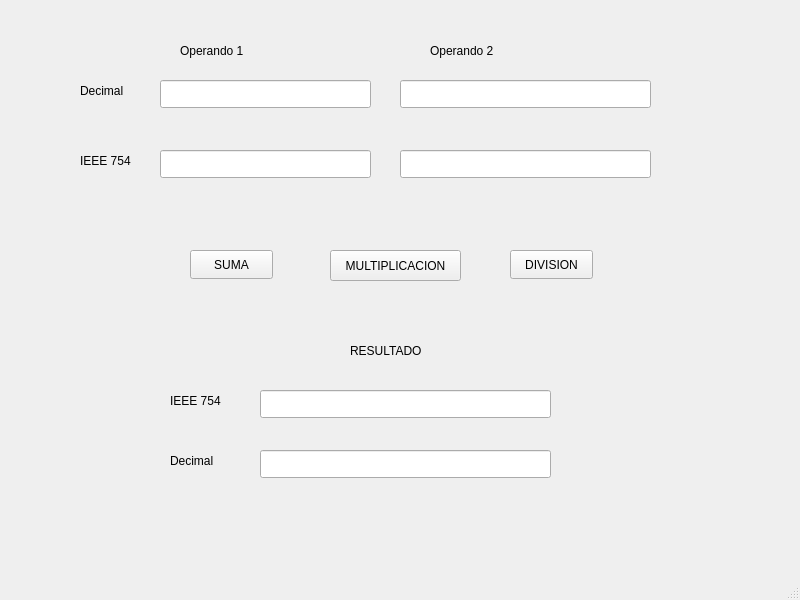
<?xml version="1.0" encoding="UTF-8"?>
<ui version="4.0">
 <class>MainWindow</class>
 <widget class="QMainWindow" name="MainWindow">
  <property name="geometry">
   <rect>
    <x>0</x>
    <y>0</y>
    <width>800</width>
    <height>600</height>
   </rect>
  </property>
  <property name="windowTitle">
   <string>MainWindow</string>
  </property>
  <widget class="QWidget" name="centralwidget">
   <widget class="QLineEdit" name="decimal1">
    <property name="geometry">
     <rect>
      <x>160</x>
      <y>80</y>
      <width>211</width>
      <height>28</height>
     </rect>
    </property>
    <property name="text">
     <string/>
    </property>
   </widget>
   <widget class="QLineEdit" name="decimal2">
    <property name="geometry">
     <rect>
      <x>400</x>
      <y>80</y>
      <width>251</width>
      <height>28</height>
     </rect>
    </property>
    <property name="text">
     <string/>
    </property>
   </widget>
   <widget class="QLineEdit" name="IEE1">
    <property name="geometry">
     <rect>
      <x>160</x>
      <y>150</y>
      <width>211</width>
      <height>28</height>
     </rect>
    </property>
    <property name="text">
     <string/>
    </property>
   </widget>
   <widget class="QLineEdit" name="IEE2">
    <property name="geometry">
     <rect>
      <x>400</x>
      <y>150</y>
      <width>251</width>
      <height>28</height>
     </rect>
    </property>
    <property name="text">
     <string/>
    </property>
   </widget>
   <widget class="QLineEdit" name="decimalRes">
    <property name="geometry">
     <rect>
      <x>260</x>
      <y>450</y>
      <width>291</width>
      <height>28</height>
     </rect>
    </property>
    <property name="text">
     <string/>
    </property>
   </widget>
   <widget class="QLineEdit" name="IEERes">
    <property name="geometry">
     <rect>
      <x>260</x>
      <y>390</y>
      <width>291</width>
      <height>28</height>
     </rect>
    </property>
    <property name="text">
     <string/>
    </property>
   </widget>
   <widget class="QLabel" name="label">
    <property name="geometry">
     <rect>
      <x>180</x>
      <y>30</y>
      <width>91</width>
      <height>41</height>
     </rect>
    </property>
    <property name="text">
     <string>Operando 1</string>
    </property>
   </widget>
   <widget class="QLabel" name="label_2">
    <property name="geometry">
     <rect>
      <x>430</x>
      <y>30</y>
      <width>91</width>
      <height>41</height>
     </rect>
    </property>
    <property name="text">
     <string>Operando 2</string>
    </property>
   </widget>
   <widget class="QLabel" name="label_3">
    <property name="geometry">
     <rect>
      <x>80</x>
      <y>70</y>
      <width>61</width>
      <height>41</height>
     </rect>
    </property>
    <property name="text">
     <string>Decimal</string>
    </property>
   </widget>
   <widget class="QLabel" name="label_4">
    <property name="geometry">
     <rect>
      <x>80</x>
      <y>140</y>
      <width>61</width>
      <height>41</height>
     </rect>
    </property>
    <property name="text">
     <string>IEEE 754</string>
    </property>
   </widget>
   <widget class="QPushButton" name="btnSuma">
    <property name="geometry">
     <rect>
      <x>190</x>
      <y>250</y>
      <width>83</width>
      <height>29</height>
     </rect>
    </property>
    <property name="text">
     <string>SUMA</string>
    </property>
   </widget>
   <widget class="QPushButton" name="btnMult">
    <property name="geometry">
     <rect>
      <x>330</x>
      <y>250</y>
      <width>131</width>
      <height>31</height>
     </rect>
    </property>
    <property name="text">
     <string>MULTIPLICACION</string>
    </property>
   </widget>
   <widget class="QPushButton" name="btnDivision">
    <property name="geometry">
     <rect>
      <x>510</x>
      <y>250</y>
      <width>83</width>
      <height>29</height>
     </rect>
    </property>
    <property name="text">
     <string>DIVISION</string>
    </property>
   </widget>
   <widget class="QLabel" name="label_6">
    <property name="geometry">
     <rect>
      <x>350</x>
      <y>330</y>
      <width>81</width>
      <height>41</height>
     </rect>
    </property>
    <property name="text">
     <string>RESULTADO</string>
    </property>
   </widget>
   <widget class="QLabel" name="label_5">
    <property name="geometry">
     <rect>
      <x>170</x>
      <y>440</y>
      <width>61</width>
      <height>41</height>
     </rect>
    </property>
    <property name="text">
     <string>Decimal</string>
    </property>
   </widget>
   <widget class="QLabel" name="label_7">
    <property name="geometry">
     <rect>
      <x>170</x>
      <y>380</y>
      <width>61</width>
      <height>41</height>
     </rect>
    </property>
    <property name="text">
     <string>IEEE 754</string>
    </property>
   </widget>
  </widget>
  <widget class="QMenuBar" name="menubar">
   <property name="geometry">
    <rect>
     <x>0</x>
     <y>0</y>
     <width>800</width>
     <height>25</height>
    </rect>
   </property>
  </widget>
  <widget class="QStatusBar" name="statusbar"/>
 </widget>
 <resources/>
 <connections/>
</ui>
